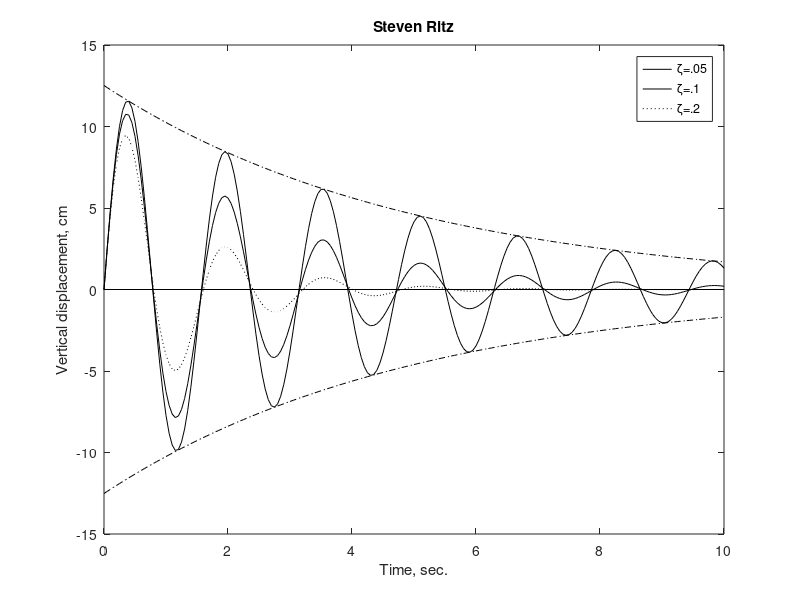
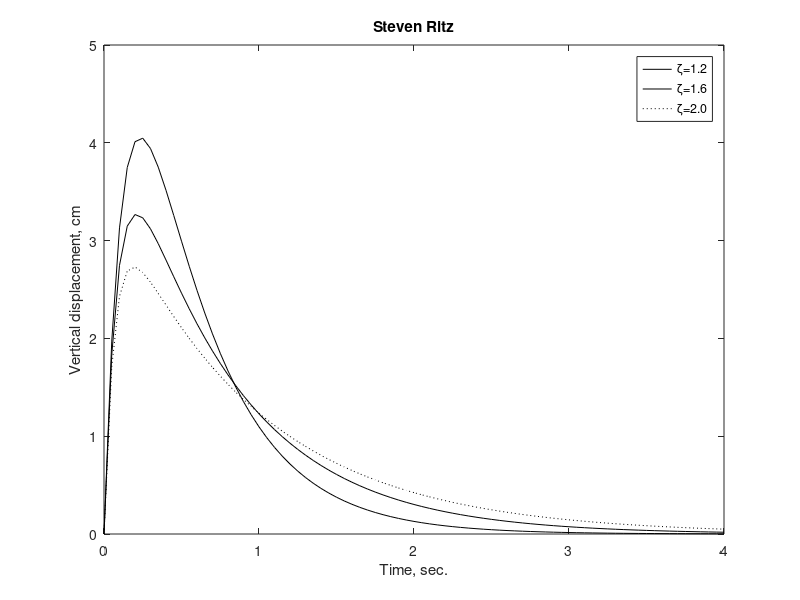
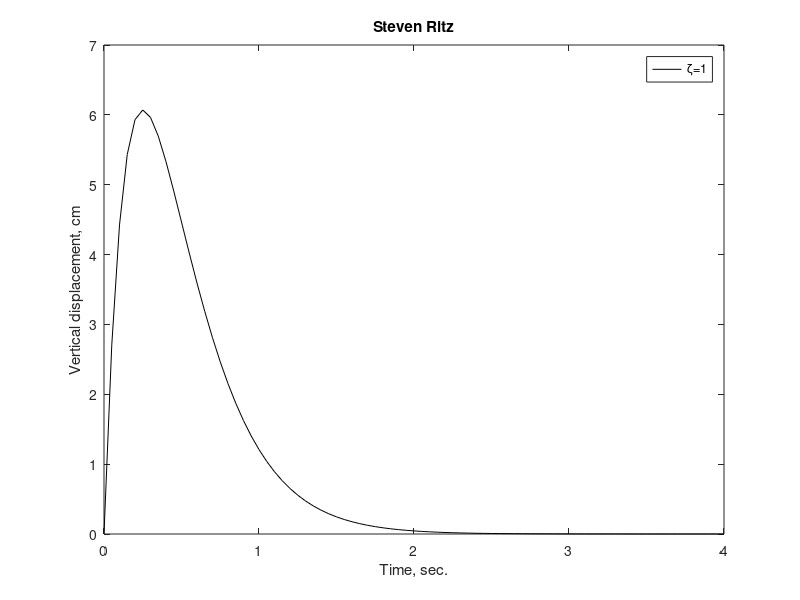

MATLAB code to generate these figures, in order:
% Steven Ritz
% Example 2.4 Plots
% 03/9/12
clc
clear all
close all

x0=0;
v0=50; %cm/s
time=10;%seconds run out to

% Case 1
wn1=4;%rad/s
xi1=[.05 .1 .2];
l=length(xi1);
j=1;
for i=1:l
    C(i)=sqrt(x0^2+((xi1(i)*wn1*x0+v0)/(sqrt(1-xi1(i)^2)*wn1))^2);
    phi(i)=atan((xi1(i)*wn1*x0+v0)/((1/(2*pi))*sqrt(1-xi1(i)^2)*wn1*x0));
    for t=0:.05:time
        x1(i,j)=C(i)*exp(-xi1(i)*wn1*t)*cos(sqrt(1-xi1(i)^2)*wn1*t-phi(i));
        d(i,j)=C(i)*exp(-xi1(i)*wn1*t);
        e(i,j)=-d(i,j);
        j=j+1;
    end
    j=1;
end

t=0:.05:time;
junk=zeros(length(t));
plot(t,x1(1,:),'k')
hold on
plot(t,x1(2,:),'-k')
hold on
plot(t,x1(3,:),':k')
hold on
plot(t,d(1,:),'-.k')
hold on
plot(t,e(1,:),'-.k')
hold on
plot(t,junk,'k')
xlabel('Time, sec.');ylabel('Vertical displacement, cm');
legend('\zeta=.05','\zeta=.1','\zeta=.2');title('Steven Ritz')

% Case 2
wn2=4;%rad/s
xi2=[1.2 1.6 2.0];
l=length(xi2);
j=1;
time=4;%seconds run out to
j=1;
for i=1:l
    K(i)=(xi2(i)*wn2*x0+v0)/(sqrt(xi2(i)^2-1)*wn2);
    for t=0:.05:time
        x2(i,j)=exp(-xi2(i)*wn2*t)*(K(i)*sinh(sqrt(xi2(i)^2-1)*...
            wn2*t)+x0*cosh(sqrt(xi2(i)^2-1)*wn2*t));
        j=j+1;
    end
    j=1;
end

t=0:.05:time;
figure
plot(t,x2(1,:),'k')
hold on
plot(t,x2(2,:),'-k')
hold on
plot(t,x2(3,:),':k')
xlabel('Time, sec.');ylabel('Vertical displacement, cm');
legend('\zeta=1.2','\zeta=1.6','\zeta=2.0');title('Steven Ritz')

% Case 3
wn3=4;%rad/s
xi3=1;
l=length(xi3);
j=1;
for t=0:.05:time
    x3(j)=(x0+(wn3*wn3+v0)*t)*exp(-wn3*t);
    j=j+1;
end

t=0:.05:time;
figure
plot(t,x3(1,:),'k')
xlabel('Time, sec.');ylabel('Vertical displacement, cm');
legend('\zeta=1');title('Steven Ritz')